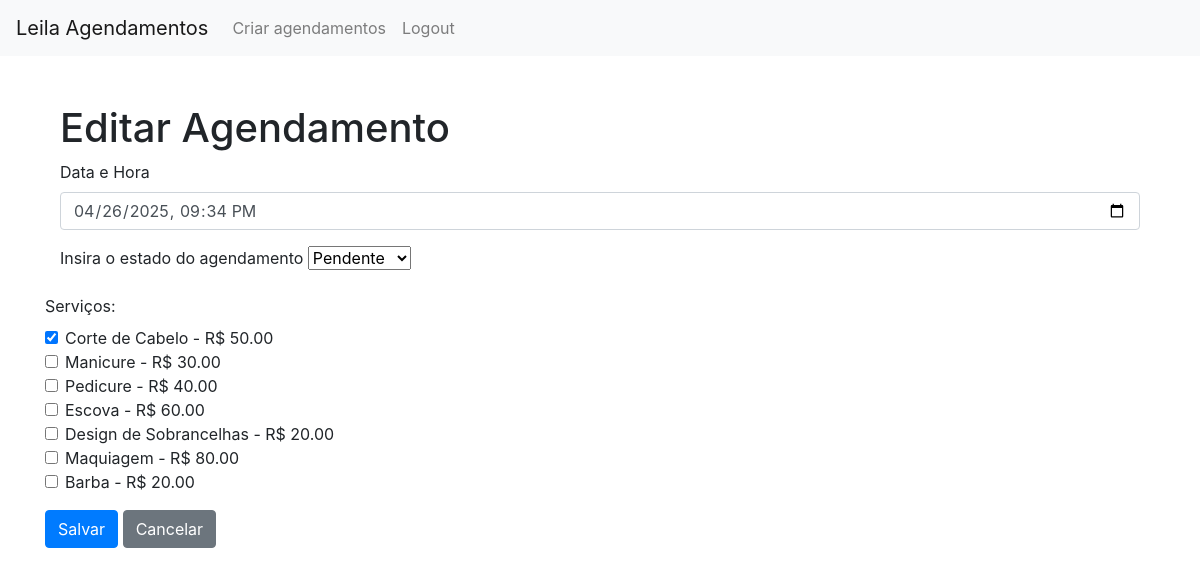
/editarAgendamento/12 (signed in), run on the app's committed database.
### models.py (models this page shows)
class Agendamentos(db.Model):
    __tablename__ = 'agendamentos'
    id = db.Column(db.Integer, primary_key=True)
    clienteId = db.Column(db.Integer, db.ForeignKey('cliente.id'), nullable=False)
    data = db.Column(db.DateTime, nullable=False)
    estado = db.Column(db.Enum(Estado), default=Estado.pendente, nullable=False)
    cliente = db.relationship('Cliente', backref='agendamentos')
    is_confirmed = db.Column(db.Boolean, default=False)

class Servico(db.Model):
    id = db.Column(db.Integer, primary_key=True)
    nome = db.Column(db.String(100), nullable=False)
    preco = db.Column(db.Float, nullable=False)
    descricao = db.Column(db.Text)

### app.py (the view, shortened to what this page needs)
@app.route('/editarAgendamento/<int:id>', methods=['GET', 'POST'])
@login_required
def editarAgendamento(id):
    agendamento = Agendamentos.query.get_or_404(id) # recebe o id
    todosServicos = Servico.query.all()  # Todos os serviços disponíveis
    if not current_user.is_admin:
        dataAgendado = agendamento.data
        dataHoje = datetime.now()
        distancia = (dataAgendado - dataHoje).days
        if abs(distancia) < 2: # se o agendamento for em até dois dias, editarAgendamento não abre
            return "Infelizmente, edições só podem ser feitas até dois dias antes do agendamento. Ligue para a Leila em 55555555 para alterações."
    servicos = Servico.query.all()
    return render_template('editarAgendamento.html', agendamento=agendamento, servicos=servicos, estados=Estado, todos_servicos=todosServicos)

### app.py (called while the page is built)
@lm.user_loader # decorador para carregar user
def load_user(id): # pega o id para carregar user
    cliente = db.session.query(Cliente).filter_by(id=id).first()
    return cliente

### templates/editarAgendamento.html (shortened to what this page needs)
{% extends 'header.html' %}
{% block content %}
<div class="container mt-5">
    <h1>Editar Agendamento</h1>
    <form method="POST">
        <div class="form-group">
            <label for="dataHora">Data e Hora</label>
            <input type="datetime-local" class="form-control" id="dataHora" name="dataHora" value="{{ agendamento .data.strftime('%Y-%m-%dT%H:%M') }}" required>
        </div>
        <div class="form-group">
            <label for="estado">Insira o estado do agendamento</label>
            <select class="form-select" id="estado" name="estado">
                {% for estado in estados %}
                    <option
                        value="{{ estado.name }}"
                        {% if estado == agendamento.estado %}selected{% endif %}
                    >
                        {{ estado.value | capitalize }}
                    </option>
                {% endfor %}
            </select>
        </div>
        </div>
        <div class="form-group">
            <label class="form-label">Serviços:</label>
        {% for servico in todos_servicos %}
            <div class="form-check">
                <input
                    class="form-check-input"
                    type="checkbox"
                    name="servicos"
                    value="{{ servico.id }}"
                    id="servico{{ servico.id }}"
                    {% if servico in agendamento.servicos %}checked{% endif %}
                    >
                <label class="form-check-label" for="servico{{ servico.id }}">
                    {{ servico.nome }} - R$ {{ "%.2f"|format(servico.preco) }}
                </label>
            </div>
        {% endfor %}
    </div>
            <button type="submit" class="btn btn-primary">Salvar</button>
        <a href="{{ url_for('home') }}" class="btn btn-secondary">Cancelar</a>
</div>
{% endblock %}

### data on the page
Agendamentos: dataHora "04/26/2025 21:34", estado "Pendente"
Servico: nome "Corte de Cabelo", preco "50.00"
Servico: nome "Manicure", preco "30.00"
Servico: nome "Pedicure", preco "40.00"
Servico: nome "Escova", preco "60.00"
Servico: nome "Design de Sobrancelhas", preco "20.00"
Servico: nome "Maquiagem", preco "80.00"
Servico: nome "Barba", preco "20.00"
